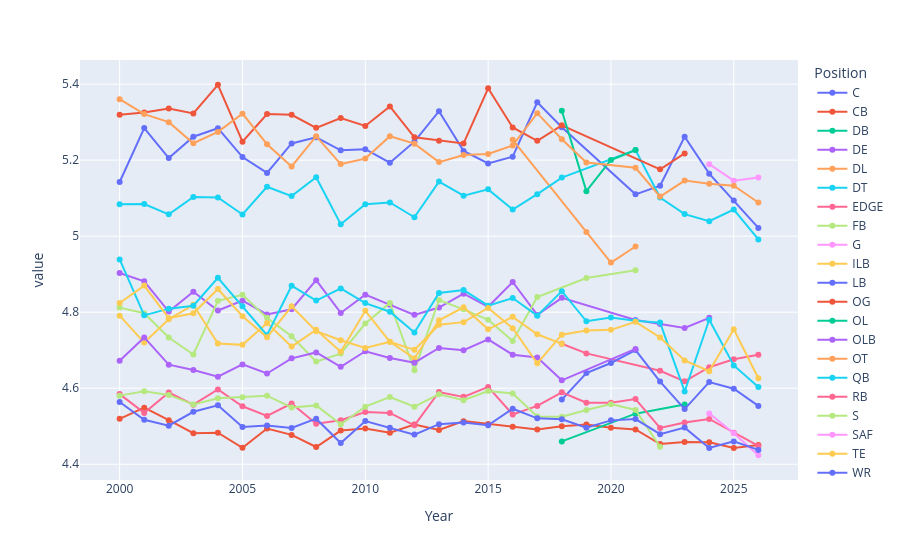

Notebook code cell kept with this figure:
### Code cell
px.line(
    long.filter(c.metric == "avg_40dash").to_pandas(),
    x="Year", y="value", color="Position", markers=True,
)

### Figure 1 — Plotly figure (JSON) as saved in the notebook; plotly's stock layout.template omitted (floating-point values rounded to 4 significant figures)
{"data": [{"hovertemplate": "Position=C<br>Year=%{x}<br>value=%{y}<extra></extra>", "legendgroup": "C", "line": {"color": "#636efa", "dash": "solid"}, "marker": {"symbol": "circle"}, "mode": "lines+markers", "name": "C", "orientation": "v", "showlegend": true, "type": "scatter", "x": [2000, 2001, 2002, 2003, 2004, 2005, 2006, 2007, 2008, 2009, 2010, 2011, 2012, 2013, 2014, 2015, 2016, 2017, 2018, 2021, 2022, 2023, 2024, 2025, 2026], "xaxis": "x", "y": [5.143, 5.284, 5.205, 5.262, 5.284, 5.208, 5.166, 5.244, 5.26, 5.226, 5.229, 5.193, 5.249, 5.329, 5.224, 5.191, 5.209, 5.352, 5.287, 5.11, 5.133, 5.261, 5.164, 5.094, 5.022], "yaxis": "y"}, {"hovertemplate": "Position=CB<br>Year=%{x}<br>value=%{y}<extra></extra>", "legendgroup": "CB", "line": {"color": "#EF553B", "dash": "solid"}, "marker": {"symbol": "circle"}, "mode": "lines+markers", "name": "CB", "orientation": "v", "showlegend": true, "type": "scatter", "x": [2000, 2001, 2002, 2003, 2004, 2005, 2006, 2007, 2008, 2009, 2010, 2011, 2012, 2013, 2014, 2015, 2016, 2017, 2018, 2019, 2020, 2021, 2022, 2023, 2024, 2025, 2026], "xaxis": "x", "y": [4.519, 4.549, 4.516, 4.482, 4.483, 4.443, 4.494, 4.477, 4.445, 4.489, 4.494, 4.483, 4.504, 4.49, 4.513, 4.506, 4.498, 4.491, 4.5, 4.505, 4.496, 4.492, 4.453, 4.459, 4.458, 4.443, 4.451], "yaxis": "y"}, {"hovertemplate": "Position=DB<br>Year=%{x}<br>value=%{y}<extra></extra>", "legendgroup": "DB", "line": {"color": "#00cc96", "dash": "solid"}, "marker": {"symbol": "circle"}, "mode": "lines+markers", "name": "DB", "orientation": "v", "showlegend": true, "type": "scatter", "x": [2018, 2021, 2023], "xaxis": "x", "y": [4.46, 4.533, 4.557], "yaxis": "y"}, {"hovertemplate": "Position=DE<br>Year=%{x}<br>value=%{y}<extra></extra>", "legendgroup": "DE", "line": {"color": "#ab63fa", "dash": "solid"}, "marker": {"symbol": "circle"}, "mode": "lines+markers", "name": "DE", "orientation": "v", "showlegend": true, "type": "scatter", "x": [2000, 2001, 2002, 2003, 2004, 2005, 2006, 2007, 2008, 2009, 2010, 2011, 2012, 2013, 2014, 2015, 2016, 2017, 2018, 2021, 2022, 2023, 2024], "xaxis": "x", "y": [4.903, 4.881, 4.802, 4.854, 4.804, 4.83, 4.794, 4.808, 4.884, 4.798, 4.846, 4.82, 4.793, 4.812, 4.849, 4.814, 4.879, 4.793, 4.838, 4.779, 4.769, 4.759, 4.785], "yaxis": "y"}, {"hovertemplate": "Position=DL<br>Year=%{x}<br>value=%{y}<extra></extra>", "legendgroup": "DL", "line": {"color": "#FFA15A", "dash": "solid"}, "marker": {"symbol": "circle"}, "mode": "lines+markers", "name": "DL", "orientation": "v", "showlegend": true, "type": "scatter", "x": [2016, 2019, 2020, 2021], "xaxis": "x", "y": [5.253, 5.011, 4.931, 4.973], "yaxis": "y"}, {"hovertemplate": "Position=DT<br>Year=%{x}<br>value=%{y}<extra></extra>", "legendgroup": "DT", "line": {"color": "#19d3f3", "dash": "solid"}, "marker": {"symbol": "circle"}, "mode": "lines+markers", "name": "DT", "orientation": "v", "showlegend": true, "type": "scatter", "x": [2000, 2001, 2002, 2003, 2004, 2005, 2006, 2007, 2008, 2009, 2010, 2011, 2012, 2013, 2014, 2015, 2016, 2017, 2018, 2021, 2022, 2023, 2024, 2025, 2026], "xaxis": "x", "y": [5.084, 5.085, 5.057, 5.103, 5.102, 5.057, 5.13, 5.105, 5.155, 5.031, 5.084, 5.089, 5.05, 5.144, 5.107, 5.123, 5.07, 5.111, 5.154, 5.226, 5.102, 5.058, 5.039, 5.07, 4.991], "yaxis": "y"}, {"hovertemplate": "Position=EDGE<br>Year=%{x}<br>value=%{y}<extra></extra>", "legendgroup": "EDGE", "line": {"color": "#FF6692", "dash": "solid"}, "marker": {"symbol": "circle"}, "mode": "lines+markers", "name": "EDGE", "orientation": "v", "showlegend": true, "type": "scatter", "x": [2018, 2019, 2022, 2023, 2024, 2025, 2026], "xaxis": "x", "y": [4.717, 4.692, 4.646, 4.618, 4.655, 4.676, 4.688], "yaxis": "y"}, {"hovertemplate": "Position=FB<br>Year=%{x}<br>value=%{y}<extra></extra>", "legendgroup": "FB", "line": {"color": "#B6E880", "dash": "solid"}, "marker": {"symbol": "circle"}, "mode": "lines+markers", "name": "FB", "orientation": "v", "showlegend": true, "type": "scatter", "x": [2000, 2001, 2002, 2003, 2004, 2005, 2006, 2007, 2008, 2009, 2010, 2011, 2012, 2013, 2014, 2015, 2016, 2017, 2019, 2021], "xaxis": "x", "y": [4.812, 4.797, 4.733, 4.689, 4.83, 4.846, 4.785, 4.737, 4.67, 4.691, 4.77, 4.824, 4.647, 4.832, 4.808, 4.78, 4.724, 4.84, 4.89, 4.91], "yaxis": "y"}, {"hovertemplate": "Position=G<br>Year=%{x}<br>value=%{y}<extra></extra>", "legendgroup": "G", "line": {"color": "#FF97FF", "dash": "solid"}, "marker": {"symbol": "circle"}, "mode": "lines+markers", "name": "G", "orientation": "v", "showlegend": true, "type": "scatter", "x": [2024, 2025, 2026], "xaxis": "x", "y": [5.189, 5.146, 5.154], "yaxis": "y"}, {"hovertemplate": "Position=ILB<br>Year=%{x}<br>value=%{y}<extra></extra>", "legendgroup": "ILB", "line": {"color": "#FECB52", "dash": "solid"}, "marker": {"symbol": "circle"}, "mode": "lines+markers", "name": "ILB", "orientation": "v", "showlegend": true, "type": "scatter", "x": [2000, 2001, 2002, 2003, 2004, 2005, 2006, 2007, 2008, 2009, 2010, 2011, 2012, 2013, 2014, 2015, 2016, 2017, 2018], "xaxis": "x", "y": [4.791, 4.72, 4.782, 4.819, 4.718, 4.714, 4.771, 4.709, 4.754, 4.696, 4.804, 4.722, 4.678, 4.779, 4.813, 4.755, 4.788, 4.742, 4.717], "yaxis": "y"}, {"hovertemplate": "Position=LB<br>Year=%{x}<br>value=%{y}<extra></extra>", "legendgroup": "LB", "line": {"color": "#636efa", "dash": "solid"}, "marker": {"symbol": "circle"}, "mode": "lines+markers", "name": "LB", "orientation": "v", "showlegend": true, "type": "scatter", "x": [2018, 2019, 2020, 2021, 2022, 2023, 2024, 2025, 2026], "xaxis": "x", "y": [4.57, 4.64, 4.666, 4.7, 4.617, 4.545, 4.616, 4.599, 4.553], "yaxis": "y"}, {"hovertemplate": "Position=OG<br>Year=%{x}<br>value=%{y}<extra></extra>", "legendgroup": "OG", "line": {"color": "#EF553B", "dash": "solid"}, "marker": {"symbol": "circle"}, "mode": "lines+markers", "name": "OG", "orientation": "v", "showlegend": true, "type": "scatter", "x": [2000, 2001, 2002, 2003, 2004, 2005, 2006, 2007, 2008, 2009, 2010, 2011, 2012, 2013, 2014, 2015, 2016, 2017, 2018, 2022, 2023], "xaxis": "x", "y": [5.319, 5.325, 5.336, 5.323, 5.398, 5.248, 5.321, 5.319, 5.285, 5.311, 5.29, 5.341, 5.26, 5.251, 5.244, 5.389, 5.286, 5.251, 5.292, 5.176, 5.218], "yaxis": "y"}, {"hovertemplate": "Position=OL<br>Year=%{x}<br>value=%{y}<extra></extra>", "legendgroup": "OL", "line": {"color": "#00cc96", "dash": "solid"}, "marker": {"symbol": "circle"}, "mode": "lines+markers", "name": "OL", "orientation": "v", "showlegend": true, "type": "scatter", "x": [2018, 2019, 2020, 2021], "xaxis": "x", "y": [5.33, 5.118, 5.201, 5.226], "yaxis": "y"}, {"hovertemplate": "Position=OLB<br>Year=%{x}<br>value=%{y}<extra></extra>", "legendgroup": "OLB", "line": {"color": "#ab63fa", "dash": "solid"}, "marker": {"symbol": "circle"}, "mode": "lines+markers", "name": "OLB", "orientation": "v", "showlegend": true, "type": "scatter", "x": [2000, 2001, 2002, 2003, 2004, 2005, 2006, 2007, 2008, 2009, 2010, 2011, 2012, 2013, 2014, 2015, 2016, 2017, 2018, 2021], "xaxis": "x", "y": [4.672, 4.734, 4.662, 4.648, 4.63, 4.663, 4.639, 4.678, 4.694, 4.656, 4.697, 4.68, 4.667, 4.706, 4.7, 4.728, 4.688, 4.681, 4.621, 4.703], "yaxis": "y"}, {"hovertemplate": "Position=OT<br>Year=%{x}<br>value=%{y}<extra></extra>", "legendgroup": "OT", "line": {"color": "#FFA15A", "dash": "solid"}, "marker": {"symbol": "circle"}, "mode": "lines+markers", "name": "OT", "orientation": "v", "showlegend": true, "type": "scatter", "x": [2000, 2001, 2002, 2003, 2004, 2005, 2006, 2007, 2008, 2009, 2010, 2011, 2012, 2013, 2014, 2015, 2016, 2017, 2018, 2019, 2021, 2022, 2023, 2024, 2025, 2026], "xaxis": "x", "y": [5.361, 5.321, 5.3, 5.244, 5.274, 5.322, 5.242, 5.183, 5.263, 5.19, 5.204, 5.263, 5.243, 5.195, 5.214, 5.216, 5.239, 5.324, 5.255, 5.194, 5.18, 5.104, 5.146, 5.138, 5.133, 5.088], "yaxis": "y"}, {"hovertemplate": "Position=QB<br>Year=%{x}<br>value=%{y}<extra></extra>", "legendgroup": "QB", "line": {"color": "#19d3f3", "dash": "solid"}, "marker": {"symbol": "circle"}, "mode": "lines+markers", "name": "QB", "orientation": "v", "showlegend": true, "type": "scatter", "x": [2000, 2001, 2002, 2003, 2004, 2005, 2006, 2007, 2008, 2009, 2010, 2011, 2012, 2013, 2014, 2015, 2016, 2017, 2018, 2019, 2020, 2021, 2022, 2023, 2024, 2025, 2026], "xaxis": "x", "y": [4.939, 4.792, 4.809, 4.817, 4.89, 4.816, 4.74, 4.869, 4.83, 4.862, 4.824, 4.801, 4.746, 4.851, 4.858, 4.817, 4.837, 4.791, 4.855, 4.776, 4.786, 4.777, 4.772, 4.591, 4.78, 4.66, 4.603], "yaxis": "y"}, {"hovertemplate": "Position=RB<br>Year=%{x}<br>value=%{y}<extra></extra>", "legendgroup": "RB", "line": {"color": "#FF6692", "dash": "solid"}, "marker": {"symbol": "circle"}, "mode": "lines+markers", "name": "RB", "orientation": "v", "showlegend": true, "type": "scatter", "x": [2000, 2001, 2002, 2003, 2004, 2005, 2006, 2007, 2008, 2009, 2010, 2011, 2012, 2013, 2014, 2015, 2016, 2017, 2018, 2019, 2020, 2021, 2022, 2023, 2024, 2025, 2026], "xaxis": "x", "y": [4.584, 4.535, 4.589, 4.557, 4.597, 4.552, 4.527, 4.56, 4.507, 4.516, 4.537, 4.535, 4.502, 4.59, 4.577, 4.603, 4.531, 4.553, 4.589, 4.562, 4.561, 4.571, 4.496, 4.51, 4.519, 4.482, 4.448], "yaxis": "y"}, {"hovertemplate": "Position=S<br>Year=%{x}<br>value=%{y}<extra></extra>", "legendgroup": "S", "line": {"color": "#B6E880", "dash": "solid"}, "marker": {"symbol": "circle"}, "mode": "lines+markers", "name": "S", "orientation": "v", "showlegend": true, "type": "scatter", "x": [2000, 2001, 2002, 2003, 2004, 2005, 2006, 2007, 2008, 2009, 2010, 2011, 2012, 2013, 2014, 2015, 2016, 2017, 2018, 2019, 2020, 2021, 2022], "xaxis": "x", "y": [4.58, 4.592, 4.582, 4.557, 4.573, 4.576, 4.58, 4.549, 4.555, 4.505, 4.551, 4.577, 4.551, 4.584, 4.568, 4.593, 4.586, 4.526, 4.525, 4.543, 4.558, 4.543, 4.446], "yaxis": "y"}, {"hovertemplate": "Position=SAF<br>Year=%{x}<br>value=%{y}<extra></extra>", "legendgroup": "SAF", "line": {"color": "#FF97FF", "dash": "solid"}, "marker": {"symbol": "circle"}, "mode": "lines+markers", "name": "SAF", "orientation": "v", "showlegend": true, "type": "scatter", "x": [2024, 2025, 2026], "xaxis": "x", "y": [4.534, 4.481, 4.424], "yaxis": "y"}, {"hovertemplate": "Position=TE<br>Year=%{x}<br>value=%{y}<extra></extra>", "legendgroup": "TE", "line": {"color": "#FECB52", "dash": "solid"}, "marker": {"symbol": "circle"}, "mode": "lines+markers", "name": "TE", "orientation": "v", "showlegend": true, "type": "scatter", "x": [2000, 2001, 2002, 2003, 2004, 2005, 2006, 2007, 2008, 2009, 2010, 2011, 2012, 2013, 2014, 2015, 2016, 2017, 2018, 2019, 2020, 2021, 2022, 2023, 2024, 2025, 2026], "xaxis": "x", "y": [4.824, 4.87, 4.784, 4.797, 4.861, 4.789, 4.734, 4.815, 4.75, 4.726, 4.706, 4.722, 4.701, 4.767, 4.774, 4.811, 4.758, 4.665, 4.741, 4.752, 4.754, 4.775, 4.733, 4.673, 4.645, 4.755, 4.626], "yaxis": "y"}, {"hovertemplate": "Position=WR<br>Year=%{x}<br>value=%{y}<extra></extra>", "legendgroup": "WR", "line": {"color": "#636efa", "dash": "solid"}, "marker": {"symbol": "circle"}, "mode": "lines+markers", "name": "WR", "orientation": "v", "showlegend": true, "type": "scatter", "x": [2000, 2001, 2002, 2003, 2004, 2005, 2006, 2007, 2008, 2009, 2010, 2011, 2012, 2013, 2014, 2015, 2016, 2017, 2018, 2019, 2020, 2021, 2022, 2023, 2024, 2025, 2026], "xaxis": "x", "y": [4.564, 4.517, 4.501, 4.538, 4.555, 4.498, 4.502, 4.495, 4.52, 4.456, 4.513, 4.496, 4.478, 4.505, 4.51, 4.502, 4.546, 4.521, 4.518, 4.496, 4.515, 4.519, 4.479, 4.496, 4.443, 4.46, 4.438], "yaxis": "y"}], "layout": {"legend": {"title": {"text": "Position"}, "tracegroupgap": 0}, "margin": {"t": 60}, "xaxis": {"anchor": "y", "domain": [0, 1], "title": {"text": "Year"}}, "yaxis": {"anchor": "x", "domain": [0, 1], "title": {"text": "value"}}}}
